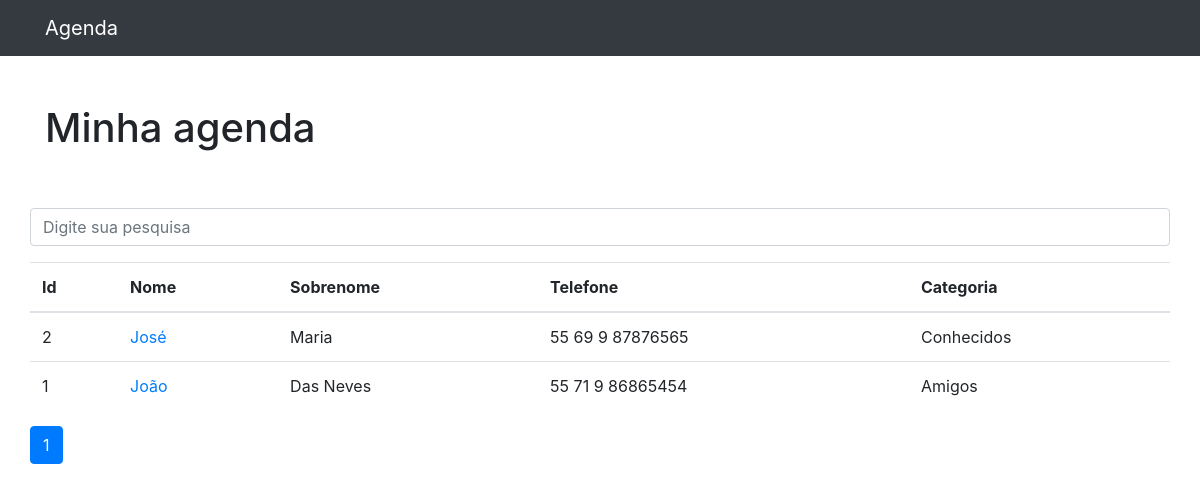
The app's page /?p=2&termo=, older data.
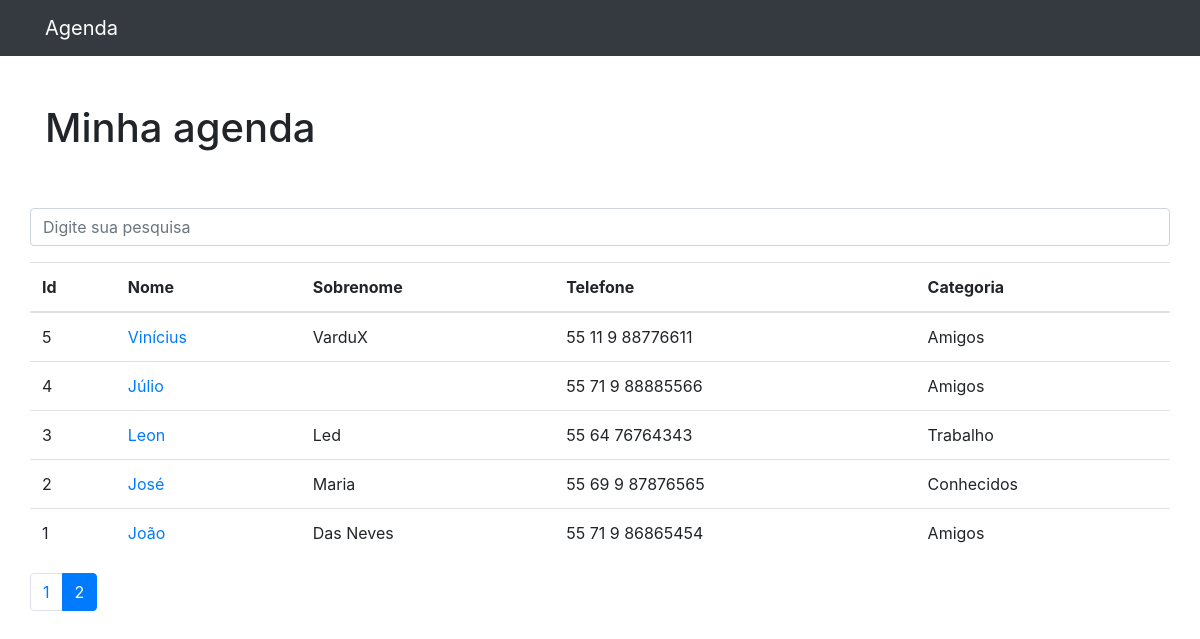
The same page, newer data.
### contatos/models.py (models this page shows, shortened)
class Contato(models.Model):
    nome = models.CharField(max_length=255)
    sobrenome = models.CharField(max_length=255, blank=True)
    telefone = models.CharField(max_length=255)
    email = models.CharField(max_length=255, blank=True)
    data_criacao = models.DateTimeField(
        default=timezone.now)
    descricao = models.TextField(blank=True)
    categoria = models.ForeignKey(Categoria, on_delete=models.DO_NOTHING)
    mostrar = models.BooleanField(default=True)
    foto = models.ImageField(blank=True, upload_to='fotos/%y/%m/%d')

class Categoria(models.Model):
    nome = models.CharField(max_length=255)
    def __str__(self):
        return self.nome

### contatos/views.py (the view)
# urls.py: path('', views.index, name='index'),
def index(request):
    contatos = Contato.objects.order_by('-id').filter(
        mostrar=True
    )
    paginator = Paginator(contatos, 5)
    page = request.GET.get('p')
    contatos = paginator.get_page(page)
    return render(request, 'contatos/index.html', {
        'contatos': contatos,
    })

### contatos/templates/contatos/index.html (shortened to what this page needs)
{% extends 'base.html' %}
{% block 'page-content'%}
    <h1 class="mt-5">Minha agenda</h1>
    {% include 'partials/_search-form.html' %}
    <table class="table">
    <thead>
        <tr>
        <th>Id</th>
        <th>Nome</th>
        <th>Sobrenome</th>
        <th>Telefone</th>
        <th>Categoria</th>
        </tr>
    </thead>
    <tbody>
        {% for contato in contatos %}
            <tr>
                <td>{{ contato.id }}</td>
                <td>
                    <a href="{% url 'detalhes' contato.id %}"> {{ contato.nome }}</a>
                </td>
                <td>{{ contato.sobrenome }}</td>
                <td>{{ contato.telefone }}</td>
                <td>{{ contato.categoria }}</td>
            </tr>
        {% endfor %}
    </tbody>
    </table>
    <nav aria-label="Page navigation example">
        <ul class="pagination">
            {% for page in contatos.paginator.page_range %}
                {% if contatos.number == page%}
                    <li class="page-item active">
                        <a class="page-link" href="?p={{ page }}&termo={{ request.GET.termo }}"> {{ page }} </a>
                    </li>
                {% else  %}
                    <li class="page-item">
                        <a class="page-link" href="?p={{ page }}&termo={{ request.GET.termo }}"> {{ page }} </a>
                    </li>
                {% endif %}
            {% endfor %}
        </ul>
    </nav>
{% endblock %}

Row changes from the older to the newer data that the page shows:
added Contato: id "5", nome "Vinícius", sobrenome "VarduX", telefone "55 11 9 88776611", categoria "Amigos"
added Contato: id "4", nome "Júlio", telefone "55 71 9 88885566", categoria "Amigos"
added Contato: id "3", nome "Leon", sobrenome "Led", telefone "55 64 76764343", categoria "Trabalho"
Text that changed along with them:
list line gone: "1"
new list line: "1"
new list line: "2"
